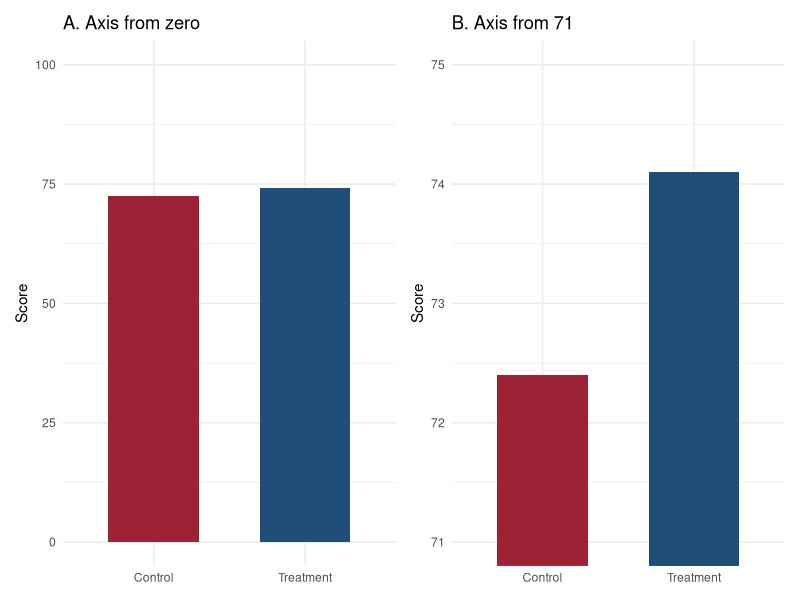
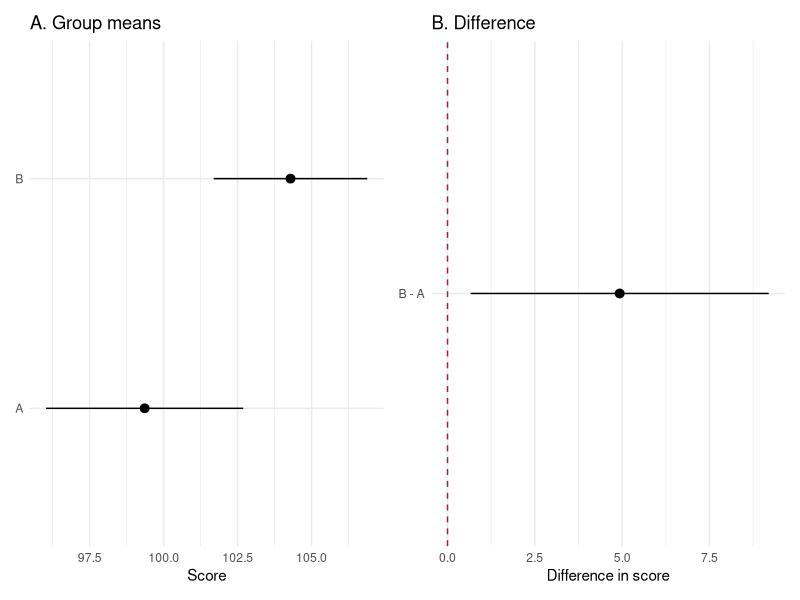

R code for these plots, in order:
## ---- chunk 1
#| label: fig-truncated
#| fig-cap: "The same two means, encoded twice. Panel A begins the y-axis
#|   at zero and the difference is what it is: small. Panel B begins the
#|   axis at 71 and the same difference fills the panel. Neither panel
#|   contains a false number, and a reader who glances at B carries away
#|   a conclusion the data do not support."
#| fig-scap: "The same two means, encoded twice"
#| fig-width: 7
#| fig-height: 3.5
#| message: false
library(tidyverse)
library(patchwork)

d <- tibble(
  arm  = c("Control", "Treatment"),
  mean = c(72.4, 74.1)
)

base <- ggplot(d, aes(arm, mean, fill = arm)) +
  geom_col(width = 0.6, show.legend = FALSE) +
  scale_fill_manual(values = c(Control = "#9d2235",
                               Treatment = "#1f4e79")) +
  labs(x = NULL, y = "Score") +
  theme_minimal()

p_honest    <- base +
  coord_cartesian(ylim = c(0, 100)) +
  labs(title = "A. Axis from zero")

p_truncated <- base +
  coord_cartesian(ylim = c(71, 75)) +
  labs(title = "B. Axis from 71")

p_honest + p_truncated
## ---- chunk 2
#| label: overlap-demo
set.seed(18)

a <- rnorm(60, mean = 100, sd = 12)
b <- rnorm(60, mean = 105, sd = 12)

ci <- function(x) {
  m  <- mean(x)
  se <- sd(x) / sqrt(length(x))
  c(lower = m - 1.96 * se, mean = m, upper = m + 1.96 * se)
}

rbind(group_a = ci(a), group_b = ci(b)) |> round(1)

t.test(b, a)
## ---- chunk 3
#| label: fig-overlap
#| fig-cap: "Left: the two group means with their 95% intervals, which
#|   overlap. Right: the 95% interval for the difference, which excludes
#|   zero. These are not in conflict; they are answers to different
#|   questions. Reading significance off the overlap on the left is the
#|   error."
#| fig-scap: "Overlapping intervals versus the interval for the difference"
#| fig-width: 7
#| fig-height: 3.2
means <- bind_rows(
  as_tibble_row(ci(a)) |> mutate(group = "A"),
  as_tibble_row(ci(b)) |> mutate(group = "B")
)

tt <- t.test(b, a)
diff <- tibble(
  group = "B - A",
  mean  = unname(diff(rev(tt$estimate))),
  lower = tt$conf.int[1],
  upper = tt$conf.int[2]
)

p_means <- ggplot(means, aes(mean, group)) +
  geom_pointrange(aes(xmin = lower, xmax = upper)) +
  labs(title = "A. Group means", x = "Score", y = NULL) +
  theme_minimal()

p_diff <- ggplot(diff, aes(mean, group)) +
  geom_pointrange(aes(xmin = lower, xmax = upper)) +
  geom_vline(xintercept = 0, linetype = "dashed",
             color = "#9d2235") +
  labs(title = "B. Difference", x = "Difference in score",
       y = NULL) +
  theme_minimal()

p_means + p_diff
